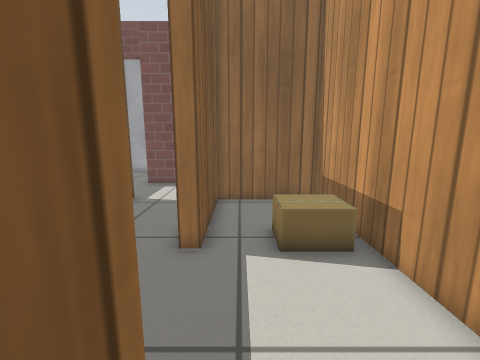
View 1 (above)

18 first-person views from a walk through a robot-simulator world made for Gazebo. The camera is 0.76 m above the floor, tilts 10° down and sees 90° across. The floor is counted in squares, 0.25 m on a side. Each view is taken from the middle of a square. On the plan, view 1 faces up. The plan holds only what a view shows up to about 19 squares ahead; the rest is blank. Gazebo's built-in surfaces are drawn with simple patterns.

View 2
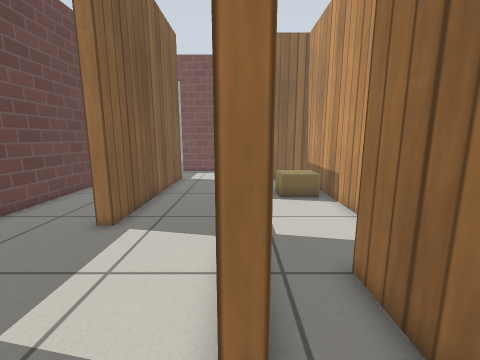

View 3
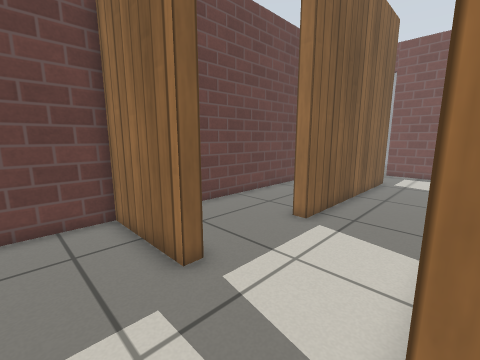

View 4
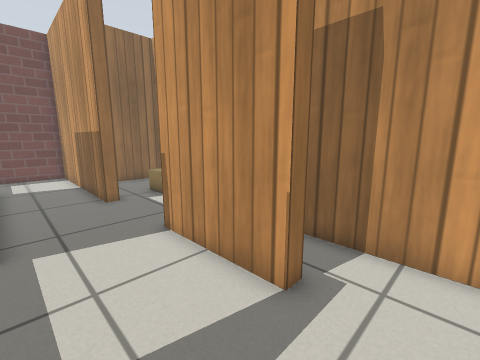

View 5
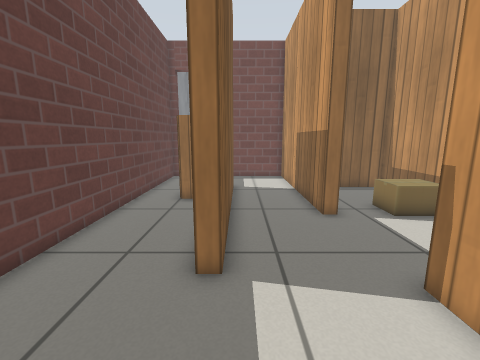

View 6
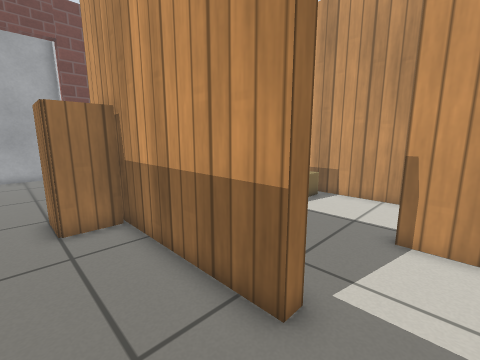

View 7
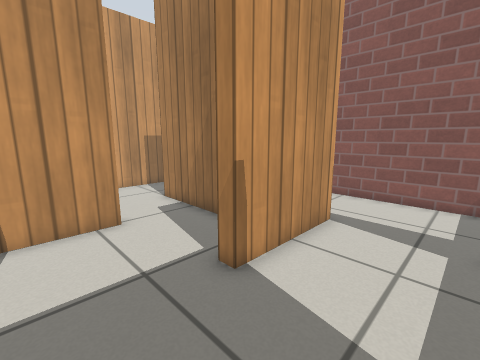

View 8
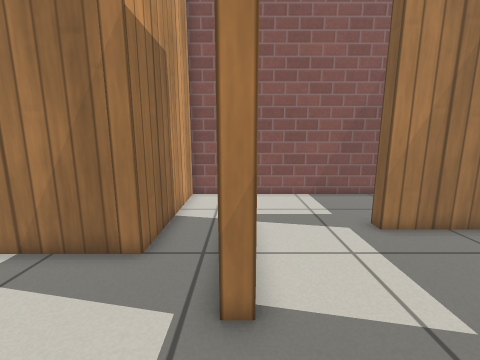

View 9
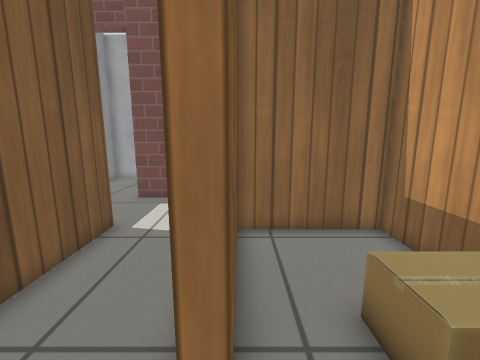

View 10
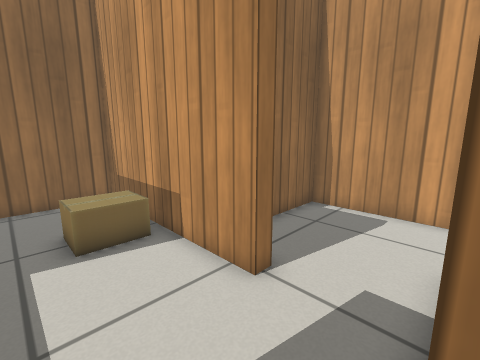

View 11
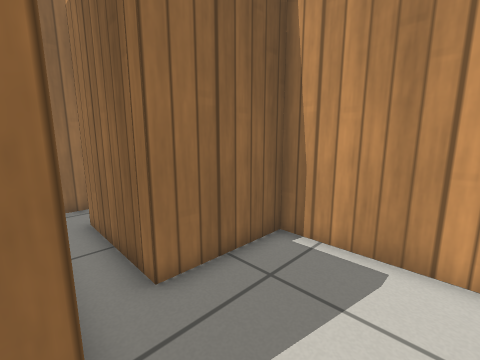

View 12
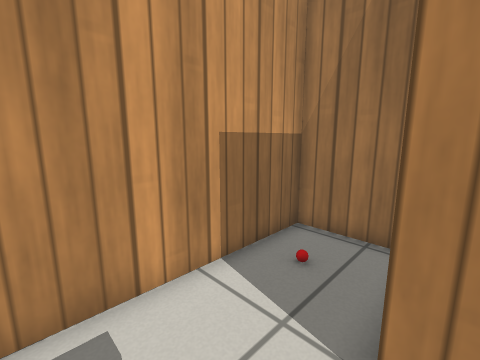

View 13
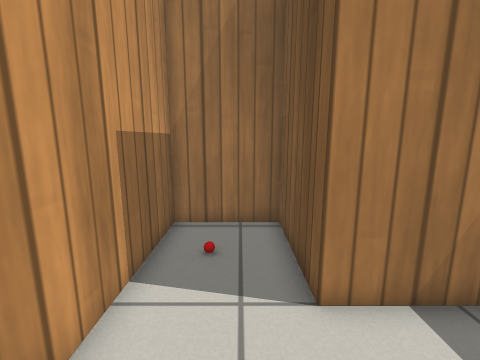

View 14
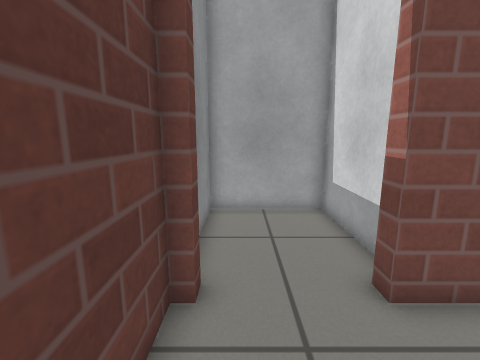

View 15
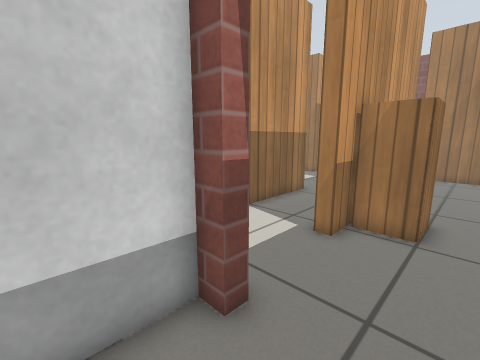

View 16
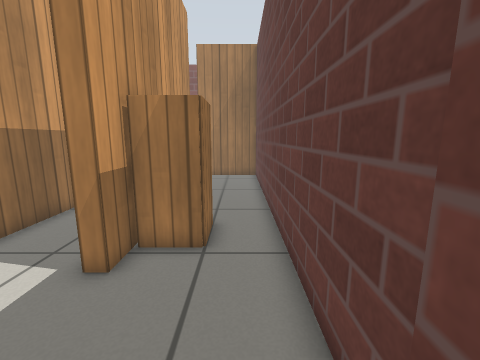

View 17
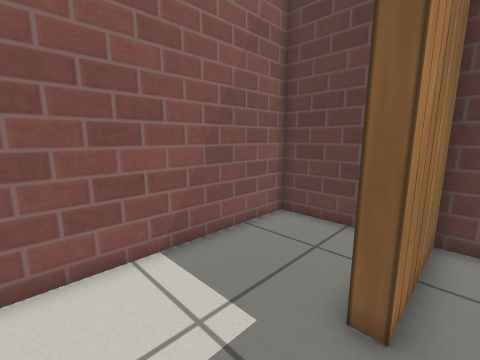

View 18
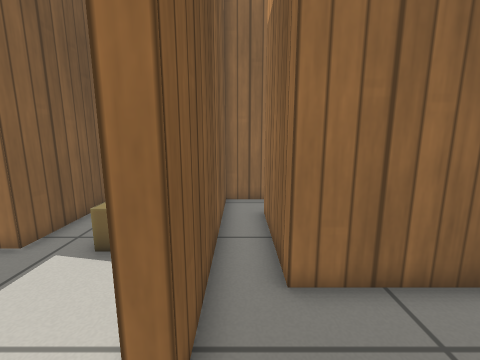

### Floor plan
Points are (right, up) in squares from view 1. A wall is a line through its corners. A room is listed if a view was taken in it or the views show most of it. See-through windows are left out.
Room 1 (views 1, 2, 3, 4, 5, 6, 7, 8, 9, 10, 11, 14, 17)
walls: (-5.4, 2) (-6, 2) (-6, 12) (-5.4, 12) (-5.4, 2); (-0.6, -3.6) (-1.3, -3.6) (-1.3, 1.4) (-0.7, 1.4) (-0.7, 0.5); (4.3, 2.2) (3.7, 2.2) (3.7, 11.6) (-1.1, 11.6) (-1.1, 6.2) (-1.7, 6.2) (-1.7, 16) (-6.2, 16); (-10.3, 16) (-10.3, -2.6) (-5.7, -2.6) (-5.7, -3.2) (-10.3, -3.2) (-10.3, -7.8) (1.6, -7.8) (1.6, -0.9) (4.6, -0.9)
ways out: open door at (-8, 16) to room 3; opening at (4, 1) to room 4
objects: cabinet (-8, 9) to (-7, 11); cardboard box (1, 6) to (3, 8)
Room 2 (views 12, 13)
walls: (5.6, -0.9) (6.6, -0.9) (6.6, -5.3) (10.4, -5.3) (10.4, 4.5) (6, 4.5)
ways out: opening at (6, 2) to room 4
objects: other object (9, -3)
Room 3 (views 15, 16)
walls: (-6.2, 16.6) (-5.5, 16.6) (-5.5, 21.9) (-10.3, 21.9) (-10.3, 19.1)
ways out: open door at (-8, 16) to room 1
Room 4 (view 18)
walls: (6, 4.5) (6, 9.5); (6.5, 11.6) (4.3, 11.6) (4.3, 2.2); (4.6, -0.9) (5.6, -0.9)
ways out: opening at (4, 1) to room 1; opening at (6, 2) to room 2

Where each view was taken, in squares from view 1:
view 1: 0 up, 0 right, facing up
view 2: 6 down, 1 left, facing up
view 3: 6 down, 1 left, facing up-left
view 4: 6 down, 5 left, facing up-right
view 5: 3 down, 5 left, facing up
view 6: 0 up, 9 left, facing up-right
view 7: 5 up, 5 left, facing down-right
view 8: 5 up, 1 left, facing down
view 9: 4 up, 1 left, facing up
view 10: 1 down, 0 right, facing up-right
view 11: 0 up, 4 right, facing up-right
view 12: 2 up, 6 right, facing down-right
view 13: 3 up, 8 right, facing down
view 14: 12 up, 9 left, facing up
view 15: 19 up, 9 left, facing down-right
view 16: 17 up, 9 left, facing down
view 17: 2 down, 2 left, facing down-left
view 18: 0 up, 5 right, facing up
